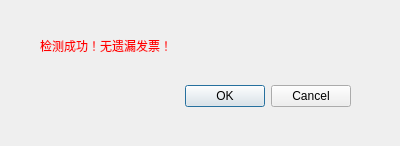
<?xml version="1.0" encoding="UTF-8"?>
<ui version="4.0">
 <class>Success</class>
 <widget class="QDialog" name="Success">
  <property name="geometry">
   <rect>
    <x>0</x>
    <y>0</y>
    <width>400</width>
    <height>146</height>
   </rect>
  </property>
  <property name="windowTitle">
   <string>Success！</string>
  </property>
  <widget class="QDialogButtonBox" name="buttonBox">
   <property name="geometry">
    <rect>
     <x>10</x>
     <y>80</y>
     <width>341</width>
     <height>32</height>
    </rect>
   </property>
   <property name="orientation">
    <enum>Qt::Horizontal</enum>
   </property>
   <property name="standardButtons">
    <set>QDialogButtonBox::Cancel|QDialogButtonBox::Ok</set>
   </property>
  </widget>
  <widget class="QLabel" name="Errorlabel">
   <property name="geometry">
    <rect>
     <x>40</x>
     <y>30</y>
     <width>171</width>
     <height>31</height>
    </rect>
   </property>
   <property name="styleSheet">
    <string notr="true">color: rgb(255, 0, 0);
font: 12pt &quot;黑体&quot;;</string>
   </property>
   <property name="text">
    <string>检测成功！无遗漏发票！</string>
   </property>
  </widget>
 </widget>
 <resources/>
 <connections>
  <connection>
   <sender>buttonBox</sender>
   <signal>accepted()</signal>
   <receiver>Success</receiver>
   <slot>accept()</slot>
   <hints>
    <hint type="sourcelabel">
     <x>248</x>
     <y>254</y>
    </hint>
    <hint type="destinationlabel">
     <x>157</x>
     <y>274</y>
    </hint>
   </hints>
  </connection>
  <connection>
   <sender>buttonBox</sender>
   <signal>rejected()</signal>
   <receiver>Success</receiver>
   <slot>reject()</slot>
   <hints>
    <hint type="sourcelabel">
     <x>316</x>
     <y>260</y>
    </hint>
    <hint type="destinationlabel">
     <x>286</x>
     <y>274</y>
    </hint>
   </hints>
  </connection>
 </connections>
</ui>
